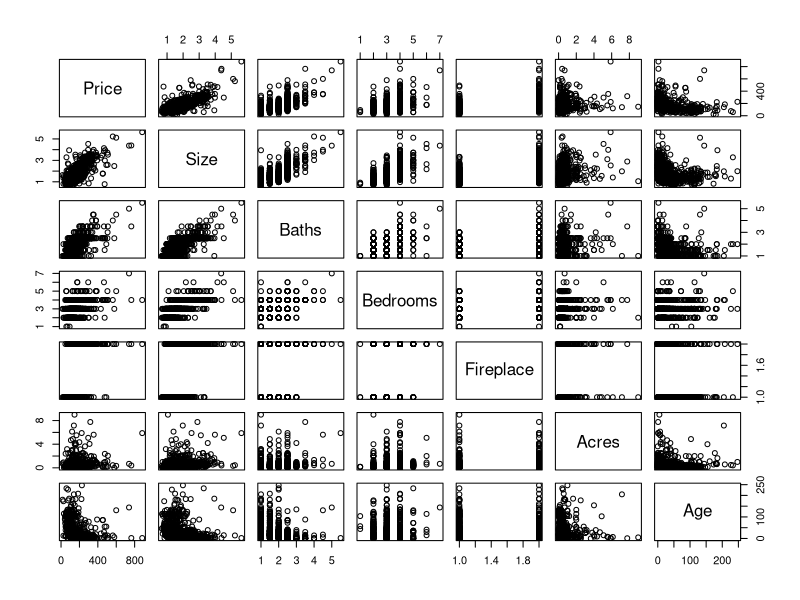
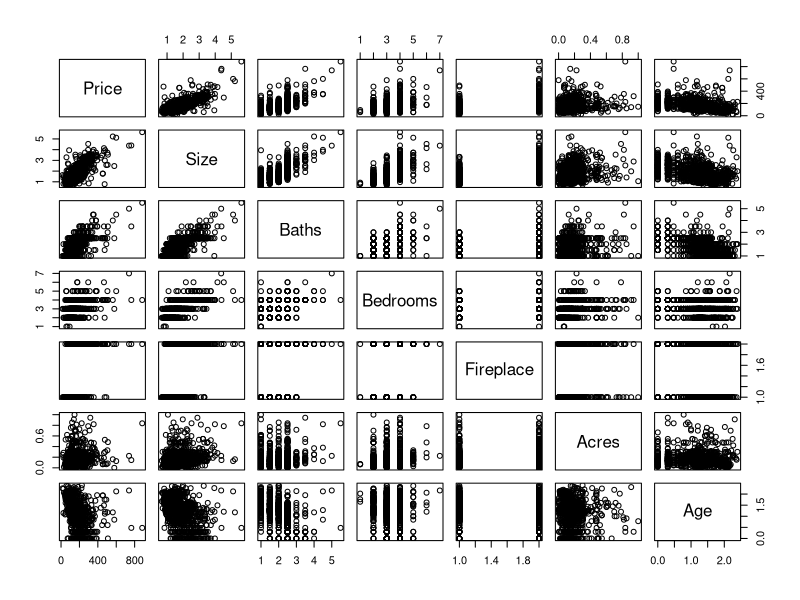
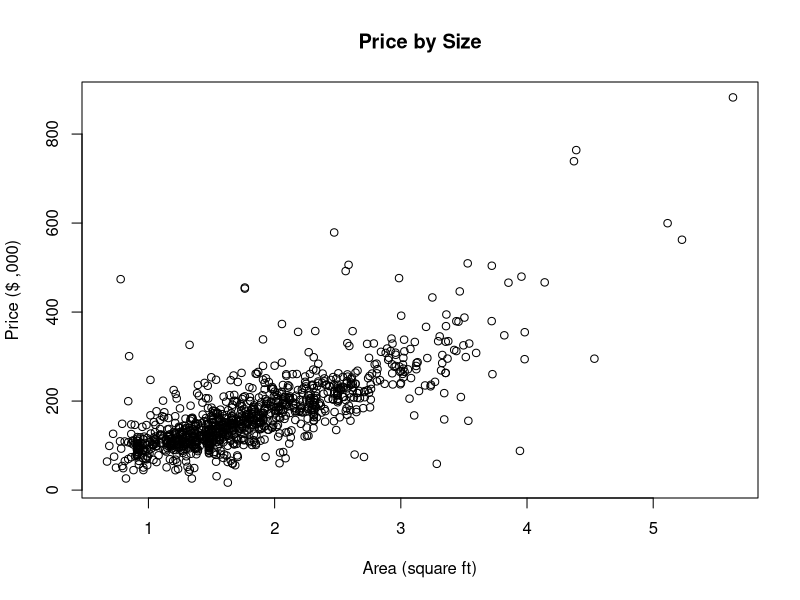
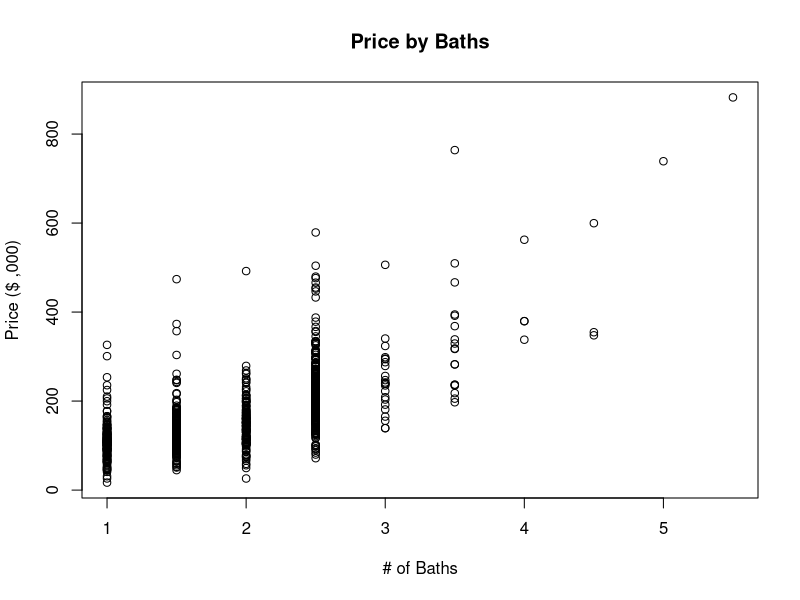
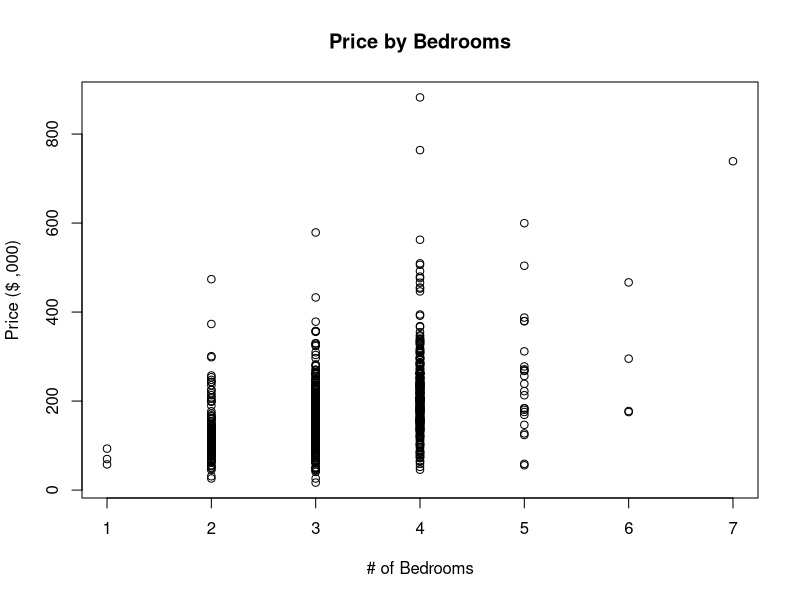
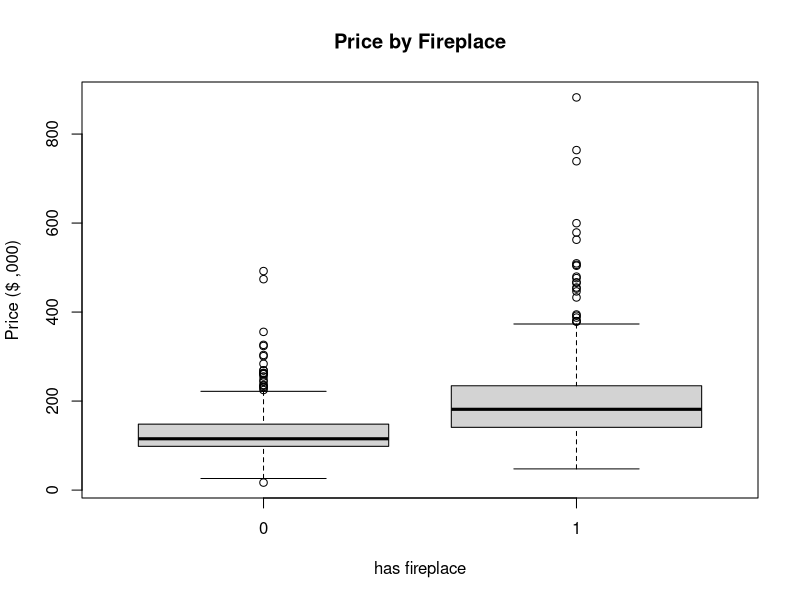
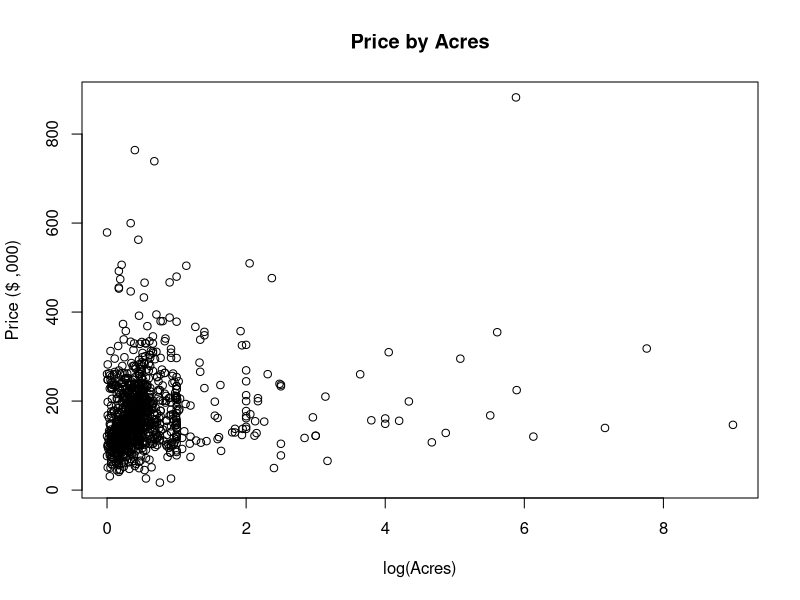
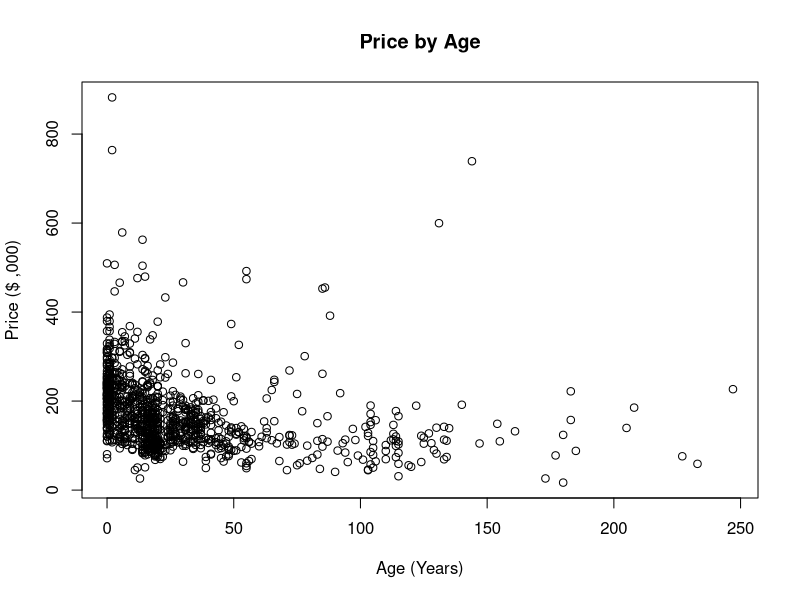

Here is the R script that generated these plots, in order: (Note: this script raises an error after producing the figures.)
## ---- chunk 1
rm(list = ls())
library(tidyverse)
library(ggplot2)
library(lmtest)
library(Hmisc)
## ---- chunk 2
rm(list = ls())
df = read.table("../data/houseprices.txt", header = TRUE, sep = "\t")
df$Fireplace <- as.factor(df$Fireplace)
summary(df)

df_logs = df
df_logs$Acres = log10(df_logs$Acres + 1)
df_logs$Age = log10(df_logs$Age + 1)
summary(df_logs)

## ---- chunk 3
plot(df)
plot(df_logs)
rcorr(as.matrix(df), type = c("pearson","spearman"))
df_logs.matrix = as.matrix(df_logs)
rcorr(df_logs.matrix, type = c("pearson","spearman"))
## ---- chunk 4
plot(df$Size, df$Price, xlab="Area (square ft)", ylab="Price ($ ,000)", main="Price by Size")
plot(df$Baths, df$Price, xlab="# of Baths", ylab="Price ($ ,000)", main="Price by Baths")
plot(df$Bedrooms, df$Price, xlab="# of Bedrooms", ylab="Price ($ ,000)", main="Price by Bedrooms")
plot(df$Fireplace, df$Price, xlab="has fireplace", ylab="Price ($ ,000)", main="Price by Fireplace")
plot(df$Acres, df$Price, xlab="log(Acres)", ylab="Price ($ ,000)", main="Price by Acres")
plot(df$Age, df$Price, xlab="Age (Years)", ylab="Price ($ ,000)", main="Price by Age")
     
plot(df_logs$Acres, df_logs$Price, xlab="log(Acres)", ylab="Price ($ ,000)", main="Price by log(Acres)")
plot(df_logs$Age, df_logs$Price, xlab="log(Age) (Years)", ylab="Price ($ ,000)", main="Price by log(Age)")
## ---- chunk 5
df.full_lm <- lm(Price ~ ., data = df_logs)
df.full_res = lm(log(Price) ~ ., data = df_logs)
summary(df.full_lm)
summary(df.full_res)



                # the horizon
## ---- chunk 6
# log of response
plot(df.full_lm)
plot(df.full_res)
## ---- chunk 7
# whites test
bptest(df.full_lm, ~ disp*hp*am + I(disp^2) + I(hp^2)+ I(am^2), data = mtcars)
